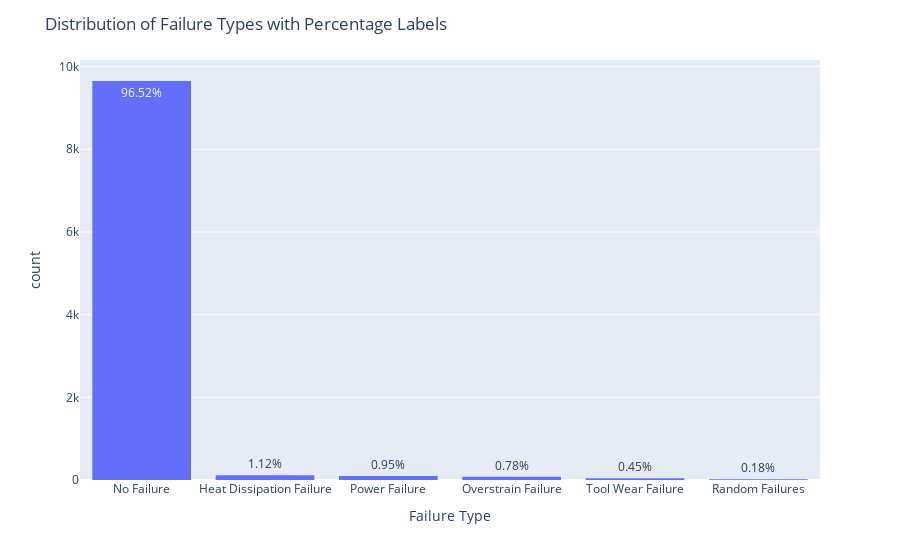

Here is the notebook cell this chart was saved with:
### Code cell
percentage_labels = list(category_percentages)
# Format the percentage labels
percentage_labels = [f'{num:.2f}%' for num in percentage_labels]

fig = px.histogram(df, x='Failure Type', category_orders={'Failure Type': categories})
# Add percentage labels to the plot
fig.update_traces(text=percentage_labels, textposition='auto')


# Add a title to the histogram
fig.update_layout(title='Distribution of Failure Types with Percentage Labels')

fig.show()

### Figure 1 — Plotly figure (JSON) as saved in the notebook; plotly's stock layout.template omitted (floating-point values rounded to 4 significant figures; data arrays with more than 128 entries replaced by an {"elided": "..."} marker saying what was removed)
{"data": [{"alignmentgroup": "True", "bingroup": "x", "hovertemplate": "Failure Type=%{x}<br>count=%{y}<extra></extra>", "legendgroup": "", "marker": {"color": "#636efa", "pattern": {"shape": ""}}, "name": "", "offsetgroup": "", "orientation": "v", "showlegend": false, "text": ["96.52%", "1.12%", "0.95%", "0.78%", "0.45%", "0.18%"], "textposition": "auto", "type": "histogram", "x": {"elided": "10000 str values"}, "xaxis": "x", "yaxis": "y"}], "layout": {"barmode": "relative", "legend": {"tracegroupgap": 0}, "margin": {"t": 60}, "title": {"text": "Distribution of Failure Types with Percentage Labels"}, "xaxis": {"anchor": "y", "categoryarray": ["No Failure", "Heat Dissipation Failure", "Power Failure", "Overstrain Failure", "Tool Wear Failure", "Random Failures"], "categoryorder": "array", "domain": [0, 1], "title": {"text": "Failure Type"}}, "yaxis": {"anchor": "x", "domain": [0, 1], "title": {"text": "count"}}}}
